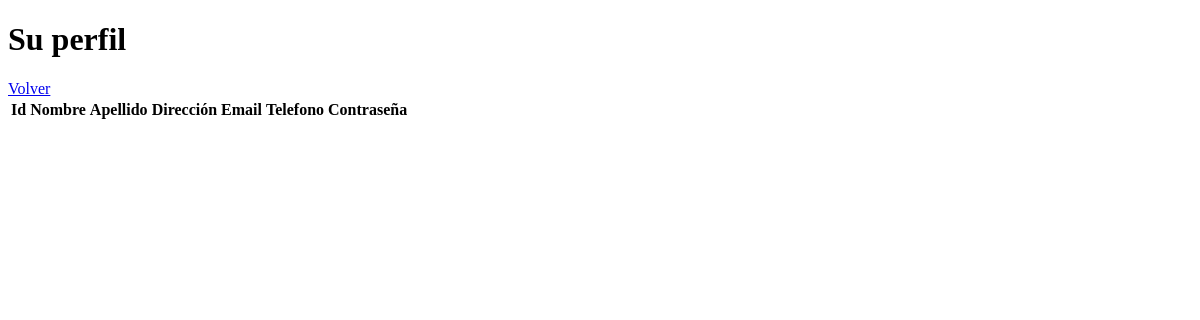
The app's page /admin/editar/usuario.php, older data.
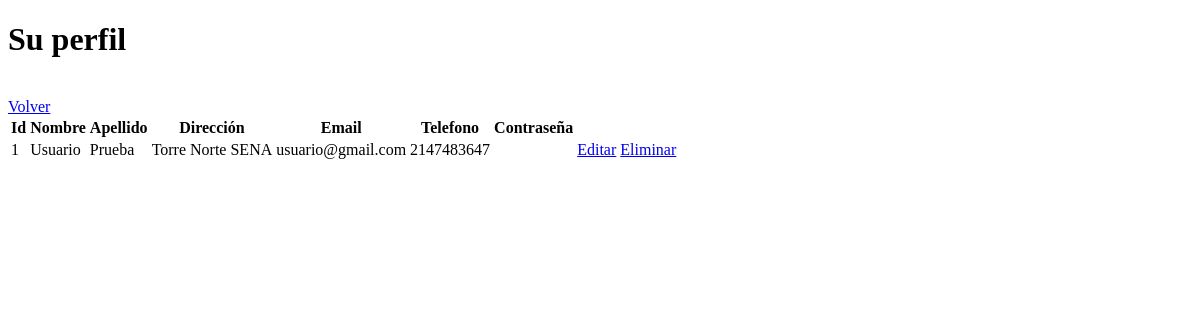
The same page, newer data.
### tables this page shows
CREATE TABLE cliente(
    id INT(11) PRIMARY KEY AUTO_INCREMENT,
    imagen VARCHAR(80) NULL,
    nombre VARCHAR(60) NOT NULL,
    apellido VARCHAR(50) NOT NULL,
    direccion VARCHAR(60) NOT NULL,
    telefono INT(15) NOT NULL,
    email VARCHAR(80) NOT NULL,
    contraseña VARCHAR(100) NOT NULL
);

### admin/editar/usuario.php (the view, shortened to what this page needs)
<!DOCTYPE html>
<html lang="en">
<head>
</head>
<body>
    <?php
    include("./conexion.php");
    $sql = "select * from cliente";
    $resultado=mysqli_query($conexion,$sql);
    ?>
    <h1>Su perfil</h1>
    <table>
        <thead>
            <tr>
                <th>Id</th>
                <th>Nombre</th>
                <th>Apellido</th>
                <th>Dirección</th>
                <th>Email</th>
                <th>Telefono</th>
                <th>Contraseña</th>
            </tr>
        </thead>
        <tbody>
            <?php
                while($filas=mysqli_fetch_assoc($resultado)){
            ?>
            <tr>
                <td><?php echo $filas['id']?></td>
                <td><?php echo $filas['nombre']?></td>
                <td><?php echo $filas['apellido']?></td>
                <td><?php echo $filas['direccion']?></td>
                <td><?php echo $filas['email']?></td>
                <td><?php echo $filas['telefono']?></td>
                <td><?php echo $filas['contrasenia']?></td>
                <td>
                    <?php echo "<a href='actualizar.php?id=".$filas['id']."'>Editar</a>";?>
                    <?php echo "<a href='eliminar.php?id=".$filas['id']."' onclick='return confirmar()'>Eliminar</a>";?>
                </td>
            </tr>
            <br>
            <?php
                }
            ?>
            <a href="../index.php">Volver</a>
        </tbody>
    </table>
</body>
</html>

Row changes from the older to the newer data that the page shows:
added cliente: id "1", nombre "Usuario", apellido "Prueba", direccion "Torre Norte SENA", email "usuario@gmail.com", telefono "2147483647"
